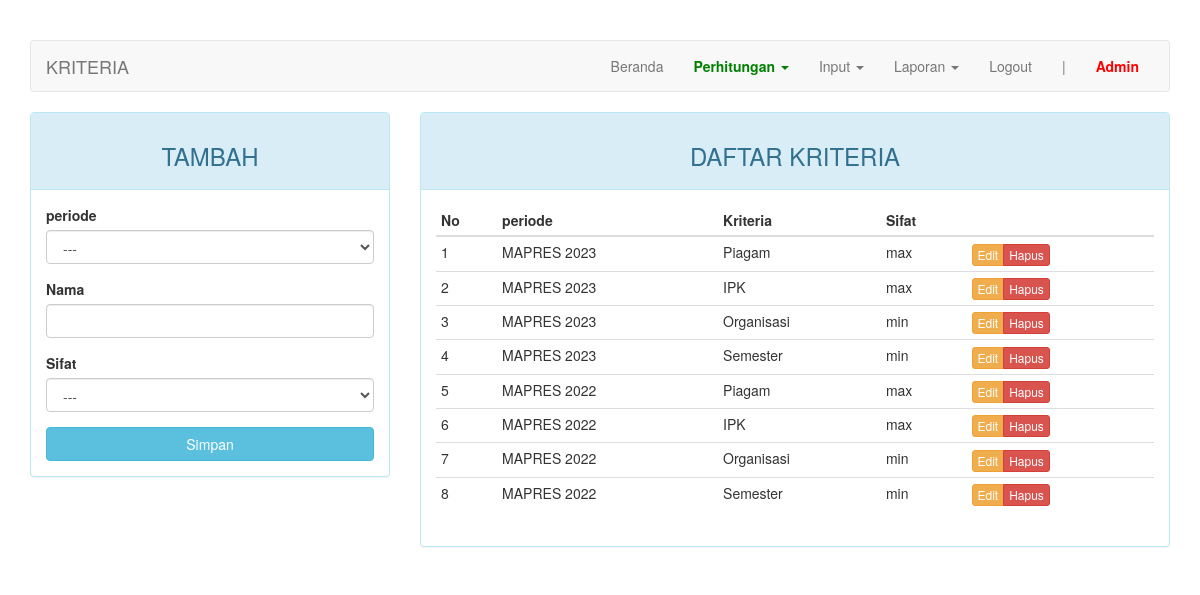
/index.php?page=kriteria (signed in), run on the app's committed database.
### tables this page shows
CREATE TABLE IF NOT EXISTS `kriteria` (
  `kd_kriteria` int(11) NOT NULL AUTO_INCREMENT,
  `kd_periode` int(11) NOT NULL,
  `nama` varchar(50) DEFAULT NULL,
  `sifat` enum('min','max') DEFAULT NULL,
  PRIMARY KEY (`kd_kriteria`),
  KEY `kd_periode` (`kd_periode`),
  KEY `kd_periode_2` (`kd_periode`)
);

CREATE TABLE IF NOT EXISTS `periode` (
  `kd_periode` int(11) NOT NULL AUTO_INCREMENT,
  `nama` varchar(50) DEFAULT NULL,
  PRIMARY KEY (`kd_periode`)
);

### page/kriteria.php (the view, shortened to what this page needs)
<?php
$update = (isset($_GET['action']) AND $_GET['action'] == 'update') ? true : false;
?>
<div class="row">
	<div class="col-md-4">
	    <div class="panel panel-<?= ($update) ? "warning" : "info" ?>">
	        <div class="panel-heading"><h3 class="text-center"><?= ($update) ? "EDIT" : "TAMBAH" ?></h3></div>
	        <div class="panel-body">
	            <form action="<?=$_SERVER['REQUEST_URI']?>" method="POST">
									<div class="form-group">
										<label for="kd_periode">periode</label>
										<select class="form-control" name="kd_periode">
											<option>---</option>
										</select>
									</div>
	                <div class="form-group">
	                    <label for="nama">Nama</label>
	                    <input type="text" name="nama" class="form-control" <?= (!$update) ?: 'value="'.$row["nama"].'"' ?>>
	                </div>
									<div class="form-group">
	                  <label for="sifat">Sifat</label>
										<select class="form-control" name="sifat">
											<option>---</option>
										</select>
									</div>
	                <button type="submit" class="btn btn-<?= ($update) ? "warning" : "info" ?> btn-block">Simpan</button>
	            </form>
	        </div>
	    </div>
	</div>
	<div class="col-md-8">
	    <div class="panel panel-info">
	        <div class="panel-heading"><h3 class="text-center">DAFTAR KRITERIA</h3></div>
	        <div class="panel-body">
	            <table class="table table-condensed">
	                <thead>
	                    <tr>
	                        <th>No</th>
	                        <th>periode</th>
	                        <th>Kriteria</th>
	                        <th>Sifat</th>
	                        <th></th>
	                    </tr>
	                </thead>
	                <tbody>
	                    <?php $no = 1; ?>
	                    <?php if ($query = $connection->query("SELECT a.nama AS kriteria, b.nama AS periode, a.kd_kriteria, a.sifat FROM kriteria a JOIN periode b USING(kd_periode)")): ?>
	                        <?php while($row = $query->fetch_assoc()): ?>
	                        <tr>
	                            <td><?=$no++?></td>
	                            <td><?=$row['periode']?></td>
	                            <td><?=$row['kriteria']?></td>
	                            <td><?=$row['sifat']?></td>
	                            <td>
	                                <div class="btn-group">
	                                    <a href="?page=kriteria&action=update&key=<?=$row['kd_kriteria']?>" class="btn btn-warning btn-xs">Edit</a>
	                                    <a href="?page=kriteria&action=delete&key=<?=$row['kd_kriteria']?>" class="btn btn-danger btn-xs">Hapus</a>
	                                </div>
	                            </td>
	                        </tr>
	                        <?php endwhile ?>
	                    <?php endif ?>
	                </tbody>
	            </table>
	        </div>
	    </div>
	</div>
</div>

### index.php (style rules this page uses)
body { margin-top: 40px; }

### data on the page
kriteria: kd_periode.nama "MAPRES 2023", nama "Piagam", sifat "max"
kriteria: kd_periode.nama "MAPRES 2023", nama "IPK", sifat "max"
kriteria: kd_periode.nama "MAPRES 2023", nama "Organisasi", sifat "min"
kriteria: kd_periode.nama "MAPRES 2023", nama "Semester", sifat "min"
kriteria: kd_periode.nama "MAPRES 2022", nama "Piagam", sifat "max"
kriteria: kd_periode.nama "MAPRES 2022", nama "IPK", sifat "max"
kriteria: kd_periode.nama "MAPRES 2022", nama "Organisasi", sifat "min"
kriteria: kd_periode.nama "MAPRES 2022", nama "Semester", sifat "min"

### other printed values
$str "KRITERIA"
$_SESSION["username"] "Admin"
